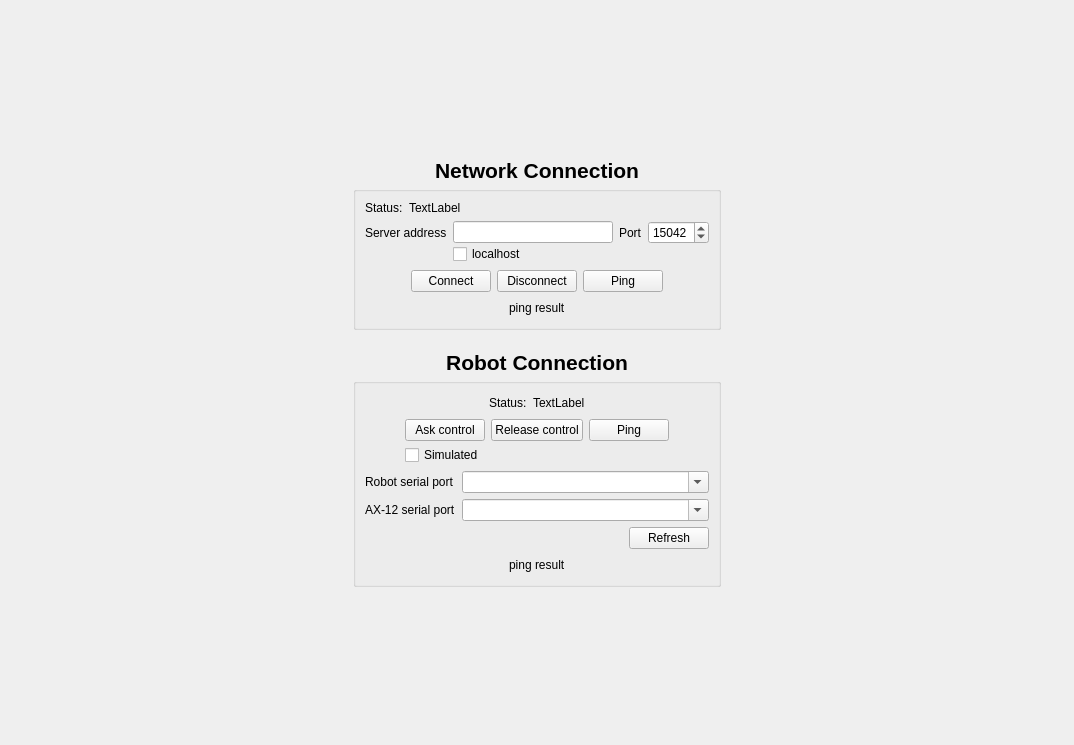
<?xml version="1.0" encoding="UTF-8"?>
<ui version="4.0">
 <class>ConnectionView</class>
 <widget class="QWidget" name="ConnectionView">
  <property name="geometry">
   <rect>
    <x>0</x>
    <y>0</y>
    <width>1074</width>
    <height>745</height>
   </rect>
  </property>
  <property name="windowTitle">
   <string>Form</string>
  </property>
  <layout class="QGridLayout" name="gridLayout_3">
   <item row="1" column="2">
    <spacer name="horizontalSpacer_6">
     <property name="orientation">
      <enum>Qt::Horizontal</enum>
     </property>
     <property name="sizeHint" stdset="0">
      <size>
       <width>106</width>
       <height>20</height>
      </size>
     </property>
    </spacer>
   </item>
   <item row="1" column="1">
    <widget class="QWidget" name="widget" native="true">
     <property name="maximumSize">
      <size>
       <width>500</width>
       <height>16777215</height>
      </size>
     </property>
     <layout class="QVBoxLayout" name="verticalLayout_5">
      <property name="spacing">
       <number>20</number>
      </property>
      <item>
       <layout class="QVBoxLayout" name="verticalLayout_2">
        <property name="spacing">
         <number>3</number>
        </property>
        <item>
         <widget class="QLabel" name="label_6">
          <property name="font">
           <font>
            <pointsize>16</pointsize>
            <weight>75</weight>
            <bold>true</bold>
           </font>
          </property>
          <property name="text">
           <string>Network Connection</string>
          </property>
          <property name="alignment">
           <set>Qt::AlignCenter</set>
          </property>
         </widget>
        </item>
        <item>
         <widget class="QGroupBox" name="groupBox">
          <layout class="QVBoxLayout" name="verticalLayout_4">
           <item>
            <layout class="QFormLayout" name="formLayout">
             <property name="fieldGrowthPolicy">
              <enum>QFormLayout::FieldsStayAtSizeHint</enum>
             </property>
             <item row="0" column="0">
              <widget class="QLabel" name="label_3">
               <property name="text">
                <string>Status:</string>
               </property>
              </widget>
             </item>
             <item row="0" column="1">
              <widget class="QLabel" name="lblServerStatus">
               <property name="text">
                <string>TextLabel</string>
               </property>
              </widget>
             </item>
            </layout>
           </item>
           <item>
            <layout class="QGridLayout" name="gridLayout">
             <property name="verticalSpacing">
              <number>0</number>
             </property>
             <item row="0" column="0">
              <widget class="QLabel" name="label">
               <property name="text">
                <string>Server address</string>
               </property>
              </widget>
             </item>
             <item row="0" column="1">
              <widget class="QLineEdit" name="leServerAddress"/>
             </item>
             <item row="0" column="2">
              <widget class="QLabel" name="label_2">
               <property name="text">
                <string>Port</string>
               </property>
              </widget>
             </item>
             <item row="0" column="3">
              <widget class="QSpinBox" name="spPort">
               <property name="minimum">
                <number>1</number>
               </property>
               <property name="maximum">
                <number>65535</number>
               </property>
               <property name="value">
                <number>15042</number>
               </property>
              </widget>
             </item>
             <item row="1" column="1">
              <widget class="QCheckBox" name="checkLocalHost">
               <property name="text">
                <string>localhost</string>
               </property>
              </widget>
             </item>
            </layout>
           </item>
           <item>
            <layout class="QHBoxLayout" name="horizontalLayout">
             <item>
              <spacer name="horizontalSpacer">
               <property name="orientation">
                <enum>Qt::Horizontal</enum>
               </property>
               <property name="sizeHint" stdset="0">
                <size>
                 <width>40</width>
                 <height>20</height>
                </size>
               </property>
              </spacer>
             </item>
             <item>
              <widget class="QPushButton" name="btnConnect">
               <property name="text">
                <string>Connect</string>
               </property>
              </widget>
             </item>
             <item>
              <widget class="QPushButton" name="btnDisconnect">
               <property name="text">
                <string>Disconnect</string>
               </property>
              </widget>
             </item>
             <item>
              <widget class="QPushButton" name="btnPingServer">
               <property name="text">
                <string>Ping</string>
               </property>
              </widget>
             </item>
             <item>
              <spacer name="horizontalSpacer_4">
               <property name="orientation">
                <enum>Qt::Horizontal</enum>
               </property>
               <property name="sizeHint" stdset="0">
                <size>
                 <width>40</width>
                 <height>20</height>
                </size>
               </property>
              </spacer>
             </item>
            </layout>
           </item>
           <item>
            <layout class="QHBoxLayout" name="horizontalLayout_3">
             <item>
              <spacer name="horizontalSpacer_8">
               <property name="orientation">
                <enum>Qt::Horizontal</enum>
               </property>
               <property name="sizeHint" stdset="0">
                <size>
                 <width>40</width>
                 <height>20</height>
                </size>
               </property>
              </spacer>
             </item>
             <item>
              <widget class="QLabel" name="lblPingServerResult">
               <property name="minimumSize">
                <size>
                 <width>50</width>
                 <height>0</height>
                </size>
               </property>
               <property name="text">
                <string>ping result</string>
               </property>
              </widget>
             </item>
             <item>
              <spacer name="horizontalSpacer_7">
               <property name="orientation">
                <enum>Qt::Horizontal</enum>
               </property>
               <property name="sizeHint" stdset="0">
                <size>
                 <width>40</width>
                 <height>20</height>
                </size>
               </property>
              </spacer>
             </item>
            </layout>
           </item>
          </layout>
         </widget>
        </item>
       </layout>
      </item>
      <item>
       <layout class="QVBoxLayout" name="verticalLayout_3">
        <property name="spacing">
         <number>3</number>
        </property>
        <item>
         <widget class="QLabel" name="label_5">
          <property name="font">
           <font>
            <pointsize>16</pointsize>
            <weight>75</weight>
            <bold>true</bold>
           </font>
          </property>
          <property name="text">
           <string>Robot Connection</string>
          </property>
          <property name="alignment">
           <set>Qt::AlignCenter</set>
          </property>
         </widget>
        </item>
        <item>
         <widget class="QGroupBox" name="groupBox_2">
          <layout class="QVBoxLayout" name="verticalLayout">
           <item>
            <layout class="QHBoxLayout" name="horizontalLayout_2">
             <item>
              <spacer name="horizontalSpacer_9">
               <property name="orientation">
                <enum>Qt::Horizontal</enum>
               </property>
               <property name="sizeHint" stdset="0">
                <size>
                 <width>40</width>
                 <height>20</height>
                </size>
               </property>
              </spacer>
             </item>
             <item>
              <widget class="QLabel" name="label_4">
               <property name="text">
                <string>Status:</string>
               </property>
              </widget>
             </item>
             <item>
              <widget class="QLabel" name="lblRobotStatus">
               <property name="text">
                <string>TextLabel</string>
               </property>
              </widget>
             </item>
             <item>
              <spacer name="horizontalSpacer_10">
               <property name="orientation">
                <enum>Qt::Horizontal</enum>
               </property>
               <property name="sizeHint" stdset="0">
                <size>
                 <width>40</width>
                 <height>20</height>
                </size>
               </property>
              </spacer>
             </item>
            </layout>
           </item>
           <item>
            <layout class="QGridLayout" name="gridLayout_4">
             <property name="verticalSpacing">
              <number>4</number>
             </property>
             <item row="0" column="4">
              <spacer name="horizontalSpacer_3">
               <property name="orientation">
                <enum>Qt::Horizontal</enum>
               </property>
               <property name="sizeHint" stdset="0">
                <size>
                 <width>40</width>
                 <height>20</height>
                </size>
               </property>
              </spacer>
             </item>
             <item row="0" column="3">
              <widget class="QPushButton" name="btnPingRobot">
               <property name="text">
                <string>Ping</string>
               </property>
              </widget>
             </item>
             <item row="0" column="0">
              <spacer name="horizontalSpacer_2">
               <property name="orientation">
                <enum>Qt::Horizontal</enum>
               </property>
               <property name="sizeHint" stdset="0">
                <size>
                 <width>40</width>
                 <height>20</height>
                </size>
               </property>
              </spacer>
             </item>
             <item row="0" column="1">
              <widget class="QPushButton" name="btnAskControl">
               <property name="text">
                <string>Ask control</string>
               </property>
              </widget>
             </item>
             <item row="0" column="2">
              <widget class="QPushButton" name="btnReleaseControl">
               <property name="text">
                <string>Release control</string>
               </property>
              </widget>
             </item>
             <item row="1" column="1">
              <widget class="QCheckBox" name="checkSimulated">
               <property name="text">
                <string>Simulated</string>
               </property>
              </widget>
             </item>
            </layout>
           </item>
           <item>
            <layout class="QGridLayout" name="gridLayout_2">
             <item row="0" column="0">
              <widget class="QLabel" name="label_8">
               <property name="text">
                <string>Robot serial port</string>
               </property>
              </widget>
             </item>
             <item row="0" column="1">
              <widget class="QComboBox" name="cbRobotPorts">
               <property name="sizePolicy">
                <sizepolicy hsizetype="Expanding" vsizetype="Fixed">
                 <horstretch>0</horstretch>
                 <verstretch>0</verstretch>
                </sizepolicy>
               </property>
               <property name="editable">
                <bool>true</bool>
               </property>
              </widget>
             </item>
             <item row="1" column="0">
              <widget class="QLabel" name="label_7">
               <property name="text">
                <string>AX-12 serial port</string>
               </property>
              </widget>
             </item>
             <item row="1" column="1">
              <widget class="QComboBox" name="cbAX12Ports">
               <property name="sizePolicy">
                <sizepolicy hsizetype="Expanding" vsizetype="Fixed">
                 <horstretch>0</horstretch>
                 <verstretch>0</verstretch>
                </sizepolicy>
               </property>
               <property name="editable">
                <bool>true</bool>
               </property>
              </widget>
             </item>
             <item row="2" column="0" colspan="2">
              <layout class="QHBoxLayout" name="horizontalLayout_6">
               <item>
                <spacer name="horizontalSpacer_13">
                 <property name="orientation">
                  <enum>Qt::Horizontal</enum>
                 </property>
                 <property name="sizeHint" stdset="0">
                  <size>
                   <width>40</width>
                   <height>20</height>
                  </size>
                 </property>
                </spacer>
               </item>
               <item>
                <widget class="QPushButton" name="btnRefreshSerial">
                 <property name="text">
                  <string>Refresh</string>
                 </property>
                </widget>
               </item>
              </layout>
             </item>
            </layout>
           </item>
           <item>
            <layout class="QHBoxLayout" name="horizontalLayout_4">
             <item>
              <spacer name="horizontalSpacer_11">
               <property name="orientation">
                <enum>Qt::Horizontal</enum>
               </property>
               <property name="sizeHint" stdset="0">
                <size>
                 <width>40</width>
                 <height>20</height>
                </size>
               </property>
              </spacer>
             </item>
             <item>
              <widget class="QLabel" name="lblPingRobotResult">
               <property name="text">
                <string>ping result</string>
               </property>
              </widget>
             </item>
             <item>
              <spacer name="horizontalSpacer_12">
               <property name="orientation">
                <enum>Qt::Horizontal</enum>
               </property>
               <property name="sizeHint" stdset="0">
                <size>
                 <width>40</width>
                 <height>20</height>
                </size>
               </property>
              </spacer>
             </item>
            </layout>
           </item>
          </layout>
         </widget>
        </item>
       </layout>
      </item>
     </layout>
    </widget>
   </item>
   <item row="0" column="1">
    <spacer name="verticalSpacer_2">
     <property name="orientation">
      <enum>Qt::Vertical</enum>
     </property>
     <property name="sizeHint" stdset="0">
      <size>
       <width>20</width>
       <height>40</height>
      </size>
     </property>
    </spacer>
   </item>
   <item row="1" column="0">
    <spacer name="horizontalSpacer_5">
     <property name="orientation">
      <enum>Qt::Horizontal</enum>
     </property>
     <property name="sizeHint" stdset="0">
      <size>
       <width>107</width>
       <height>20</height>
      </size>
     </property>
    </spacer>
   </item>
   <item row="2" column="1">
    <spacer name="verticalSpacer">
     <property name="orientation">
      <enum>Qt::Vertical</enum>
     </property>
     <property name="sizeHint" stdset="0">
      <size>
       <width>20</width>
       <height>40</height>
      </size>
     </property>
    </spacer>
   </item>
  </layout>
 </widget>
 <resources/>
 <connections>
  <connection>
   <sender>checkLocalHost</sender>
   <signal>toggled(bool)</signal>
   <receiver>leServerAddress</receiver>
   <slot>setDisabled(bool)</slot>
   <hints>
    <hint type="sourcelabel">
     <x>422</x>
     <y>145</y>
    </hint>
    <hint type="destinationlabel">
     <x>413</x>
     <y>123</y>
    </hint>
   </hints>
  </connection>
  <connection>
   <sender>checkSimulated</sender>
   <signal>clicked(bool)</signal>
   <receiver>cbRobotPorts</receiver>
   <slot>setDisabled(bool)</slot>
   <hints>
    <hint type="sourcelabel">
     <x>283</x>
     <y>370</y>
    </hint>
    <hint type="destinationlabel">
     <x>523</x>
     <y>405</y>
    </hint>
   </hints>
  </connection>
 </connections>
</ui>
